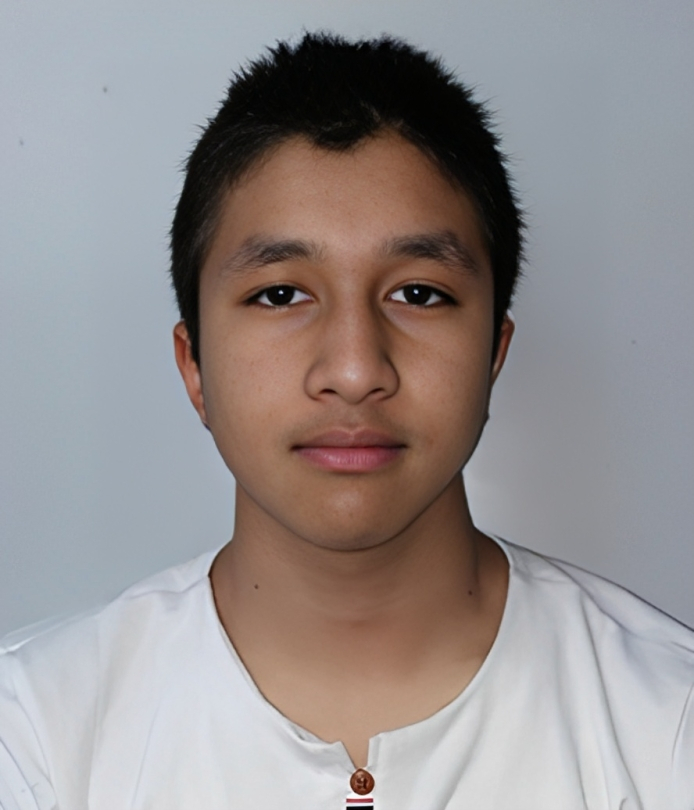
#> input picture Face Dataset/1.jpg, 694 x 810 px, found by its file name; its folder holds 4 pictures in this run
$ python 'pca project.py'
#> lines starting #> are read from the running program, lines starting #| are printed output that depends on the picture
from PIL import Image, ImageOps
import os
import numpy as np
import matplotlib.pyplot as plt

# Path to image dataset folder
input_folder = 'C:/Users/ujjwol/OneDrive - Tribhuvan University/Desktop/BEI IV_I/Data Mining/Lab Report/Project/Face Dataset'

# Output folder for processed images
output_folder = 'C:/Users/ujjwol/OneDrive - Tribhuvan University/Desktop/BEI IV_I/Data Mining/Lab Report/Project/Processed Image'

# Desired size for the output images
output_size = (256, 256)

# Initialize lists to store images and vectors
image_vectors = []

# Create the output folder if it doesn't exist
if not os.path.exists(output_folder):
    os.makedirs(output_folder)

# Loop through each image in the input folder
for filename in os.listdir(input_folder):
    image_path = os.path.join(input_folder, filename)

    # Open the image using Pillow
    img = Image.open(image_path)
#> img is the input picture: PIL image 694x810 RGB; mean R, G, B 149.4, 143.2, 143.1

    # Convert the image to grayscale
    img_gray = img.convert('L')
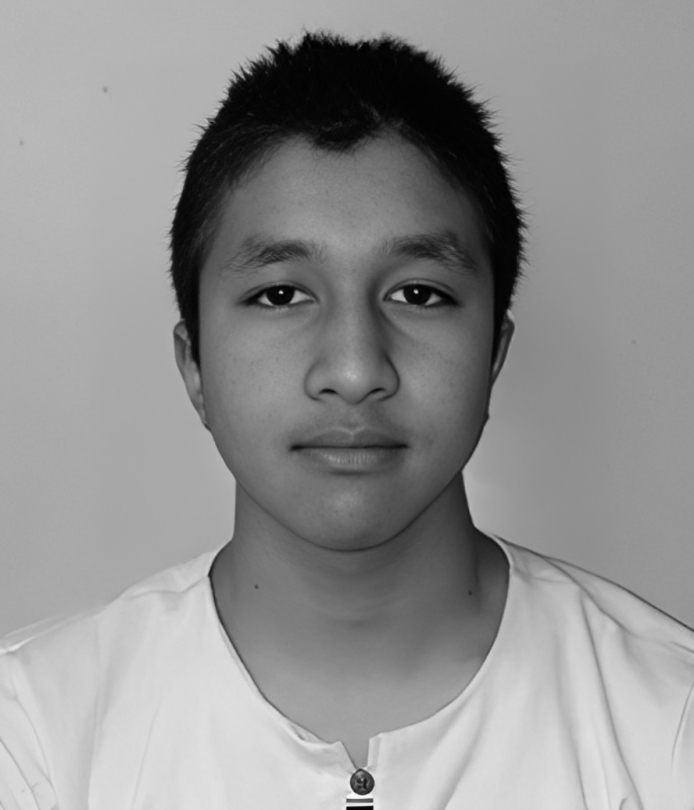
#> img_gray: PIL image 694x810 L; min 0, max 251, mean 145

    # Enhance contrast to improve lighting uniformity
    img_enhanced = ImageOps.equalize(img_gray)
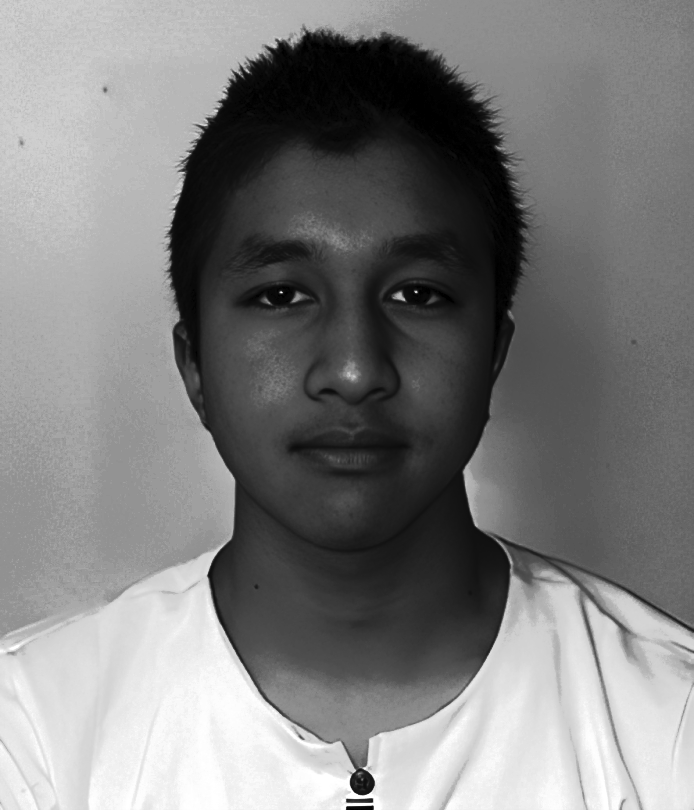
#> img_enhanced: PIL image 694x810 L; min 0, max 255, mean 126.3

    # Resize the image to the desired size
    img_resized = img_gray.resize(output_size, Image.LANCZOS)
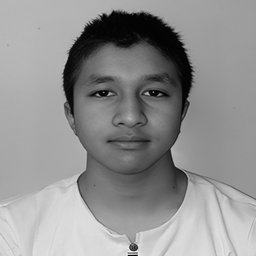
#> img_resized: PIL image 256x256 L; min 0, max 255, mean 145

    # Save the processed image to the output folder
    output_path = os.path.join(output_folder, filename)
    img_resized.save(output_path)

    # Convert the processed image to a vector
    img_vector = np.array(img_resized).flatten()

    # Append the image vector to the list
    image_vectors.append(img_vector)

    # Create a single matrix from the list of image vectors
    data_matrix = np.vstack(image_vectors)
#> pass 2 of the loop `for filename in os.listdir(input_folder):`:
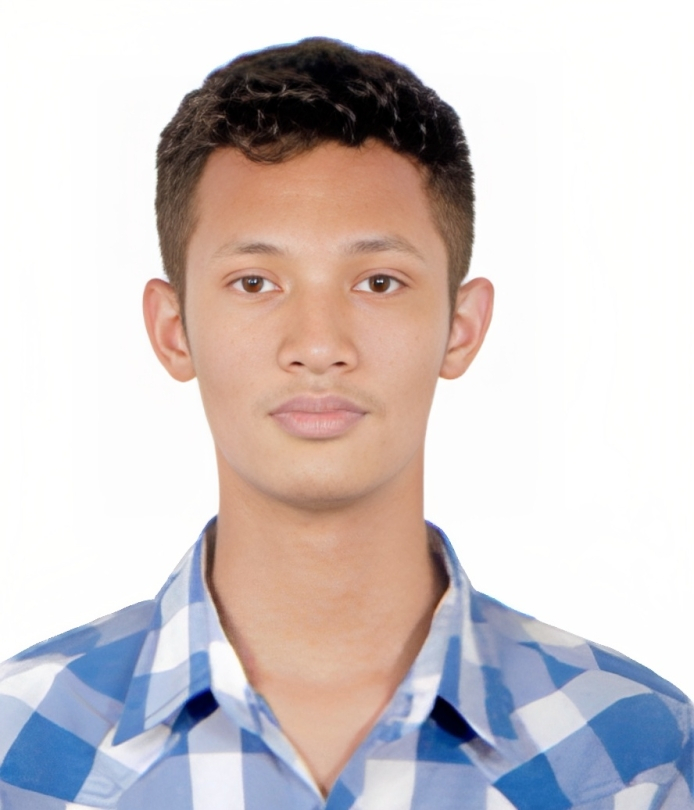
#> input picture Face Dataset/10.jpg, 694 x 810 px, found by its file name
#> img is the input picture: PIL image 694x810 RGB; mean R, G, B 208.3, 199.7, 200.2
#> `img_enhanced = ImageOps.equalize(img_gray)`:
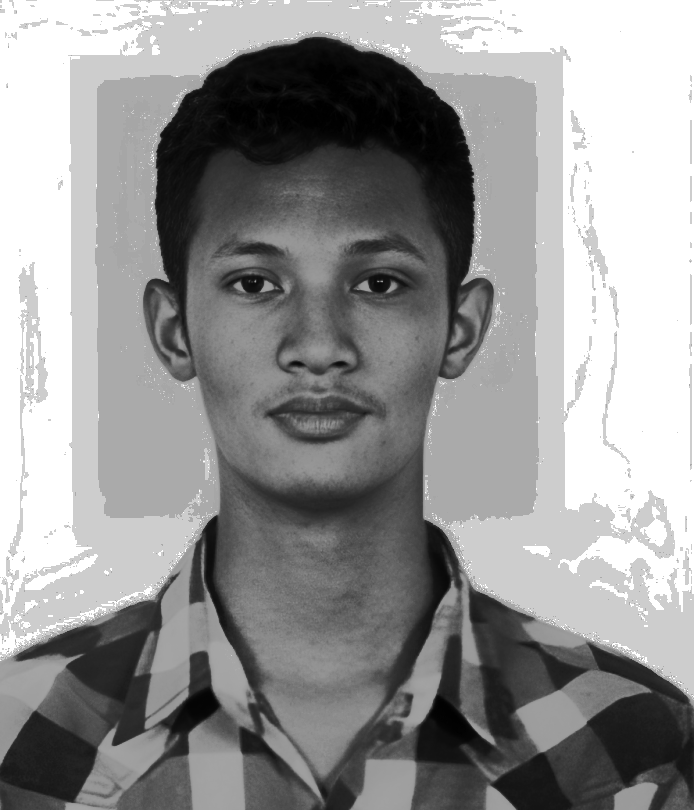
#> img_enhanced: PIL image 694x810 L; min 0, max 255, mean 148.3
#> `img_resized = img_gray.resize(output_size, Image.LANCZOS)`:
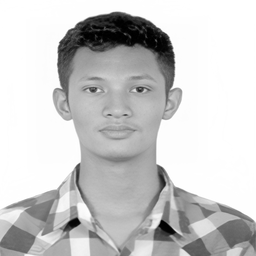
#> img_resized: PIL image 256x256 L; min 0, max 255, mean 202.4
#> pass 3 of the loop `for filename in os.listdir(input_folder):`:
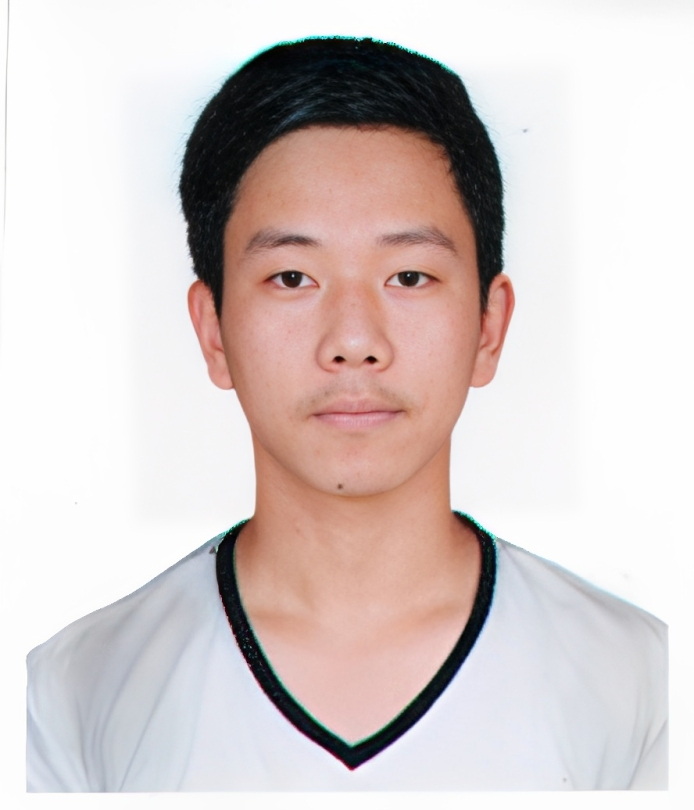
#> input picture Face Dataset/11.jpg, 694 x 810 px, found by its file name
#> img is the input picture: PIL image 694x810 RGB; mean R, G, B 214.4, 203.5, 201.9
#> `img_enhanced = ImageOps.equalize(img_gray)`:
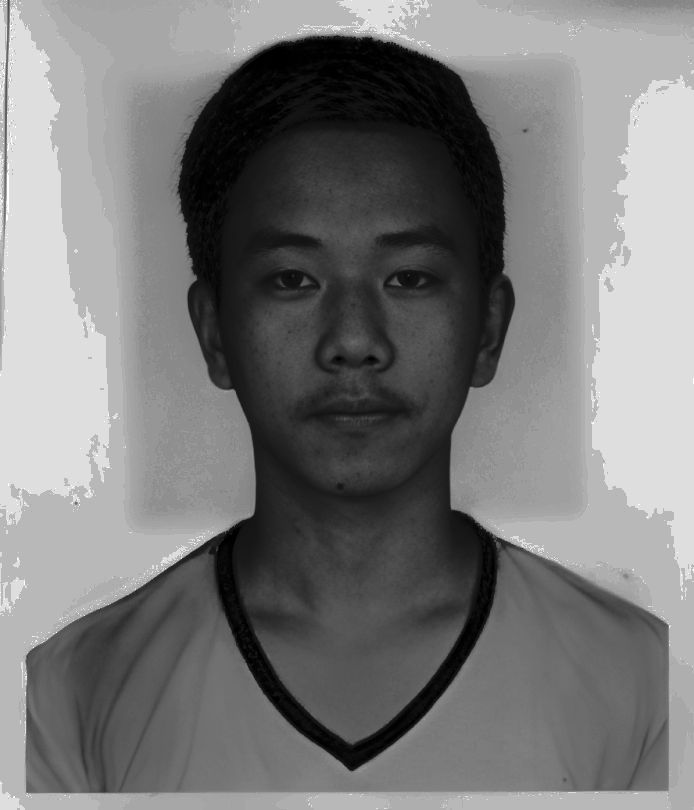
#> img_enhanced: PIL image 694x810 L; min 0, max 255, mean 121.9
#> `img_resized = img_gray.resize(output_size, Image.LANCZOS)`:
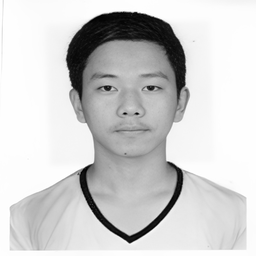
#> img_resized: PIL image 256x256 L; min 0, max 255, mean 206.6
#> the loop made 4 passes; the first 3 are shown

num_images = len(image_vectors)
num_images

#Normalize the data
data_nor = (data_matrix-data_matrix.mean())/data_matrix.std()

#Calculate covariance matrix using formula
S_dat = (1/(len(data_nor)-1))*np.dot(data_nor, data_nor.T)
#> S_dat = [[20708, 1820.7, 7204, 10125.6], [1820.7, 21812.2, 14362, 12165.1], [7204, 14362, 23689.3, 13331.3], [10125.6, 12165.1, 13331.3, 21171.9]]

#Eigenvalues and Eigenvector calculation
eigenvalues, eigenvector = np.linalg.eig(S_dat)
#> eigenvalues = [52759.7, 19989.1, 6040.2, 8592.3]; eigenvector = [[-0.332, -0.826, 0.448, -0.0857], [-0.504, 0.515, 0.63, 0.29], [-0.581, 0.171, -0.259, -0.752], [-0.546, -0.156, -0.579, 0.585]]

#Sorting of eigenvalues and eigenvector in descending order
ind = np.argsort(eigenvalues)[::-1] #Get sorting indices
#> ind = [0, 1, 3, 2]
eigVal_sorted = eigenvalues[ind]    #Sort eigenvalues according to indices
#> eigVal_sorted = [52759.7, 19989.1, 8592.3, 6040.2]
eigVec_sorted = eigenvector[:, ind]
#> eigVec_sorted = [[-0.332, -0.826, -0.0857, 0.448], [-0.504, 0.515, 0.29, 0.63], [-0.581, 0.171, -0.752, -0.259], [-0.546, -0.156, 0.585, -0.579]]

Y_2d = np.dot(eigVec_sorted.T,data_nor)

num_images, num_pixels = data_matrix.shape
#> num_images = 4; num_pixels = 65536

# Assuming Y_2d is your flattened dataset with shape (130, 16384)
num_images = Y_2d.shape[0]
image_size = 256

# Reshape each row back into a 128x128 image
images = np.abs(Y_2d.reshape(num_images, image_size, image_size))

selected_index = 0

plt.imshow(images[selected_index], cmap='gray')  # Assuming grayscale images
plt.title(f"Image Index: {selected_index}")
plt.axis('off')
plt.show()

# Calculate the mean face vector
mean_face = np.mean(data_nor, axis=0)

# Reshape the array to a 2D image format (256x256)
image_size = (256, 256)
mean_face_image = mean_face.reshape(image_size)
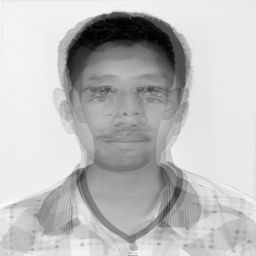
#> mean_face_image: shape (256, 256) float64; min -2.56, max 0.875, mean -8.67e-18; drawn with min black and max white

# Plot the image
plt.imshow(mean_face_image, cmap='gray')  # Display the image using grayscale colormap
plt.axis('off')  # Turn off axes
plt.title('Mean Face Image')
plt.show()

# Create separate plots for PC1 vs PC2 and PC3 vs PC4
fig, (ax1, ax2) = plt.subplots(1, 2, figsize=(12, 5))

# Plot PC1 vs PC2
ax1.scatter(Y_2d[:, 0], Y_2d[:, 1], c='b', marker='o')
ax1.set_xlabel('PC1')
ax1.set_ylabel('PC2')
ax1.set_title('PC1 vs PC2')

# Plot PC3 vs PC4
ax2.scatter(Y_2d[:, 2], Y_2d[:, 3], c='r', marker='o')
ax2.set_xlabel('PC3')
ax2.set_ylabel('PC4')
ax2.set_title('PC3 vs PC4')

plt.tight_layout()
plt.show()
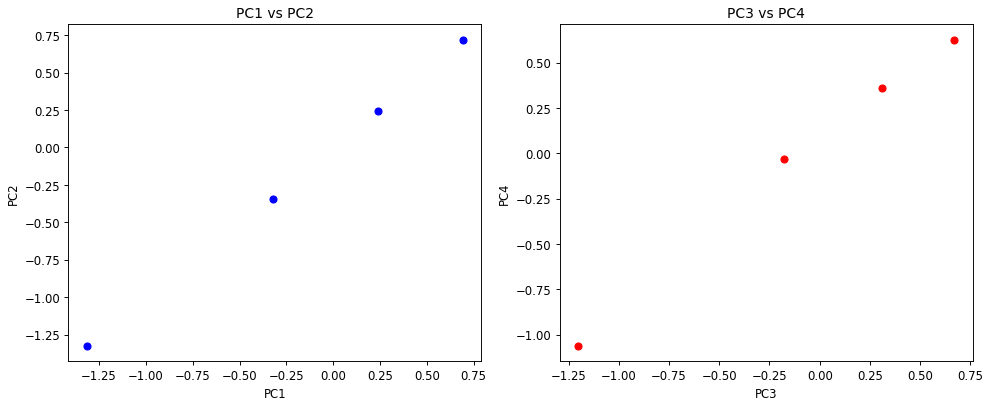
#> figure drawn by matplotlib, 2 panels

# Create a 3D scatter plot of the first three principal components
fig = plt.figure()
ax = fig.add_subplot(111, projection='3d')

# Plot each image in the 3D space using the first three principal components
for i in range(num_images):
    pc1 = Y_2d[i, 0]
    pc2 = Y_2d[i, 1]
    pc3 = Y_2d[i, 2]
    ax.scatter(pc1, pc2, pc3, c='b', marker='o')
#> this loop made 4 passes
#> (pc1, pc2, pc3) on passes 1 to 4: (-1.31, -1.33, -1.2), (0.691, 0.719, 0.668), (-0.32, -0.345, -0.178), (0.239, 0.243, 0.308)

ax.set_xlabel('PC1')
ax.set_ylabel('PC2')
ax.set_zlabel('PC3')
ax.set_title("Images in First Three Principal Components")
plt.show()
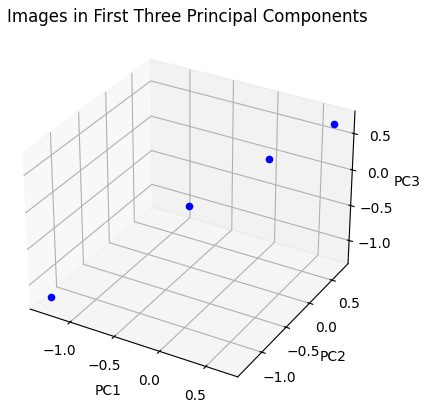
#> figure drawn by matplotlib, 1 panel

# Reconstruct face images using the first 'num_pcs' principal components
num_pcs = 50  # Change this to the desired number of principal components
reconstructed_images_vec = np.dot(eigVec_sorted[:, :num_pcs], Y_2d[:num_pcs, :])
reconstructed_images = np.abs((reconstructed_images_vec * data_matrix.std()) + data_matrix.mean())

selected_index = 0

# Plot the original and reconstructed images
plt.figure(figsize=(10, 5))

plt.subplot(1, 2, 1)
plt.imshow(data_matrix[selected_index].reshape(output_size), cmap='gray')
plt.title("Original Image")
plt.axis('off')

plt.subplot(1, 2, 2)
plt.imshow(reconstructed_images[selected_index].reshape(output_size), cmap='gray')
plt.title(f"Reconstructed Image with {num_pcs} PCs")
plt.axis('off')

plt.tight_layout()
plt.show()
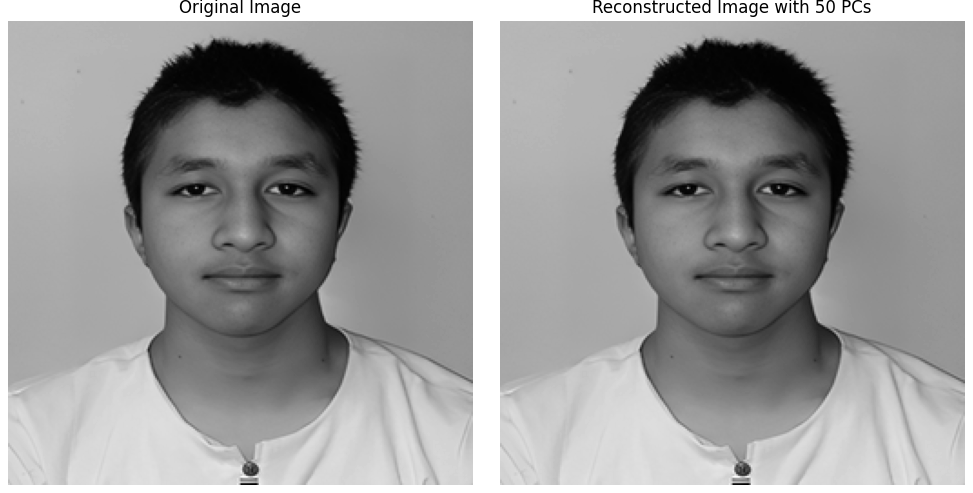
#> figure drawn by matplotlib, 2 panels
